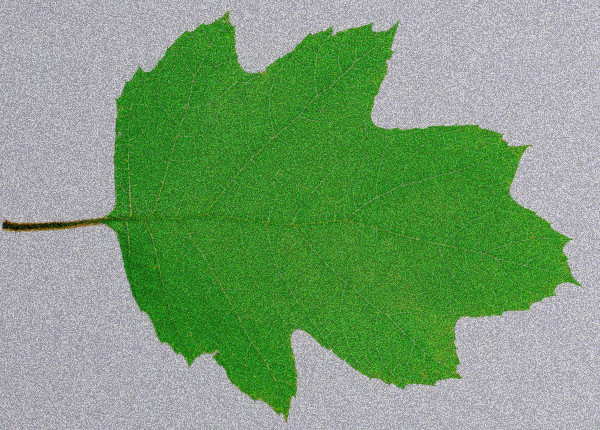
#> input picture imagens/0.jpg, 600 x 430 px
$ python app.py
#> lines starting #> are read from the running program, lines starting #| are printed output that depends on the picture
#no cmd instalar
# pip install opencv-python numpy matplotlib


import cv2 #OpenCV
import numpy as np
from matplotlib import pyplot as plt
from tkinter import Tk, filedialog

def carregar_imagem():
    root = Tk()
    root.withdraw()  # Esconde a janela principal

    # Abre o diálogo de seleção de arquivo
    caminho_da_imagem = filedialog.askopenfilename()
#> the answer given: ../imagens/0.jpg

    # Verifica se o usuário selecionou um arquivo
    if caminho_da_imagem:
        print(f'Caminho da Imagem: {caminho_da_imagem}')  # Adicione esta linha
        try:
            # Carrega a imagem usando o OpenCV com tratamento de codificação
            with open(caminho_da_imagem, 'rb') as f:
                byte_content = f.read()
            np_array = np.frombuffer(byte_content, dtype=np.uint8)
            imagem = cv2.imdecode(np_array, cv2.IMREAD_COLOR)
#> imagem is the input picture: shape (430, 600, 3); mean B, G, R 117.1, 157.9, 122.4

            # Verifica se a imagem foi carregada com sucesso
            if imagem is not None:
                # Retorna a imagem para a função chamadora
                return imagem
            else:
                print("Não foi possível carregar a imagem. Verifique o formato do arquivo.")
        except Exception as e:
            print(f"Erro ao carregar a imagem: {e}")

# Chama a função e armazena a imagem retornada em 'imagem_carregada'
imagem_carregada = carregar_imagem()

plt.imshow(cv2.cvtColor(imagem_carregada, cv2.COLOR_BGR2RGB))
plt.show()

# Converter a imagem para escala de cinza
gray = cv2.cvtColor(imagem_carregada, cv2.COLOR_BGR2GRAY)
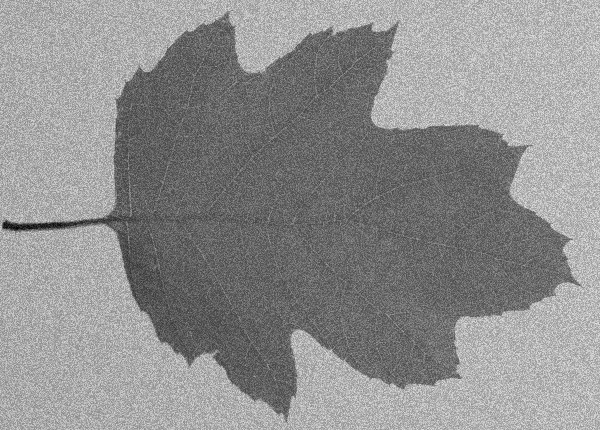
#> gray: shape (430, 600); min 4, max 236, mean 142.6

plt.subplot(131), plt.imshow(imagem_carregada[:, :, ::-1]), plt.title('Original')
plt.subplot(132), plt.imshow(imagem_carregada[:, :, ::1]), plt.title('bgr')
plt.subplot(133), plt.imshow(gray, cmap='gray'), plt.title('tom cinza')
# Mostre a figura
plt.show()
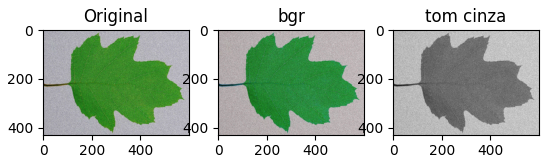
#> figure drawn by matplotlib, 3 panels; B, G, R data is drawn as R, G, B


#> (the run stopped early here; a loop or call above may not have finished)

$ run again, on imagens/10.jpg
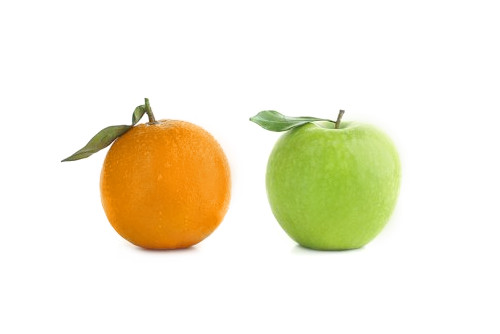
#> input picture imagens/10.jpg, 500 x 334 px
#> in carregar_imagem, imagem is the input picture: shape (334, 500, 3); mean B, G, R 218.1, 238.6, 243.3
#> `gray = cv2.cvtColor(imagem_carregada, cv2.COLOR_BGR2GRAY)`:
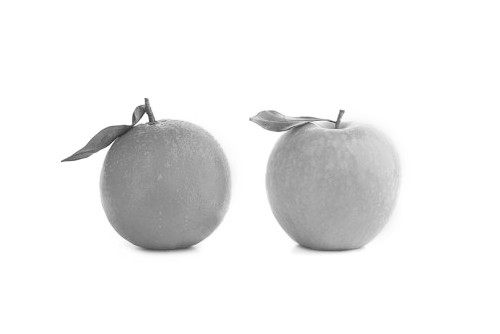
#> gray: shape (334, 500); min 42, max 255, mean 237.7
#> `plt.show()`:
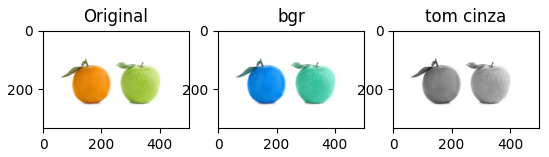
#> figure drawn by matplotlib, 3 panels; B, G, R data is drawn as R, G, B

$ run again, on imagens/11.jpg
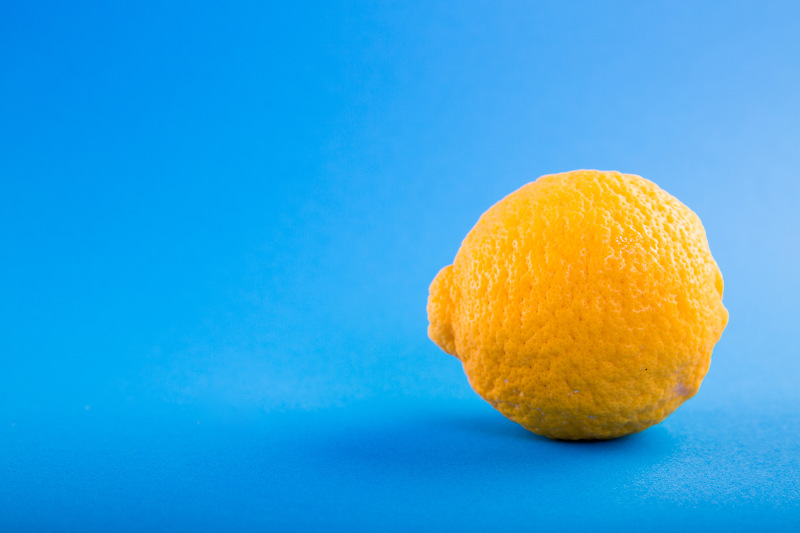
#> input picture imagens/11.jpg, 800 x 533 px
#> in carregar_imagem, imagem is the input picture: shape (533, 800, 3); mean B, G, R 208.7, 162.6, 61.8
#> `gray = cv2.cvtColor(imagem_carregada, cv2.COLOR_BGR2GRAY)`:
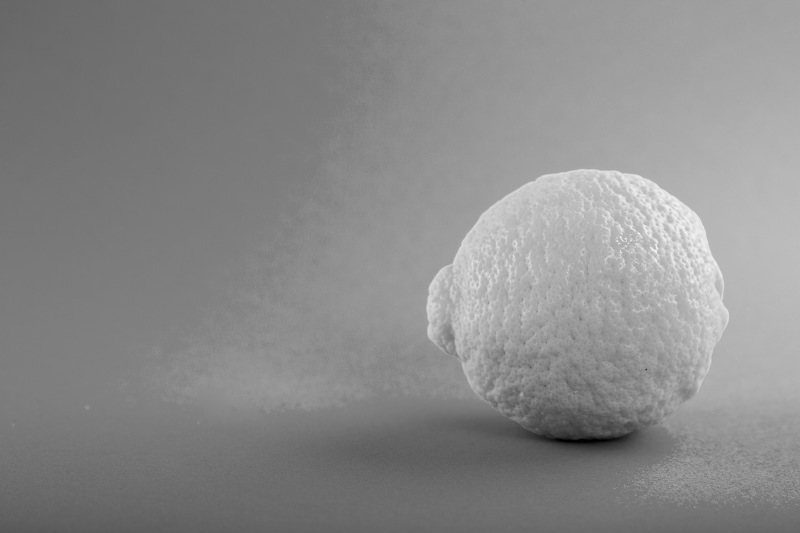
#> gray: shape (533, 800); min 0, max 246, mean 137.7
#> `plt.show()`:
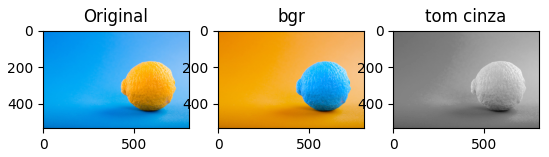
#> figure drawn by matplotlib, 3 panels; B, G, R data is drawn as R, G, B

$ run again, on imagens/2.jpg
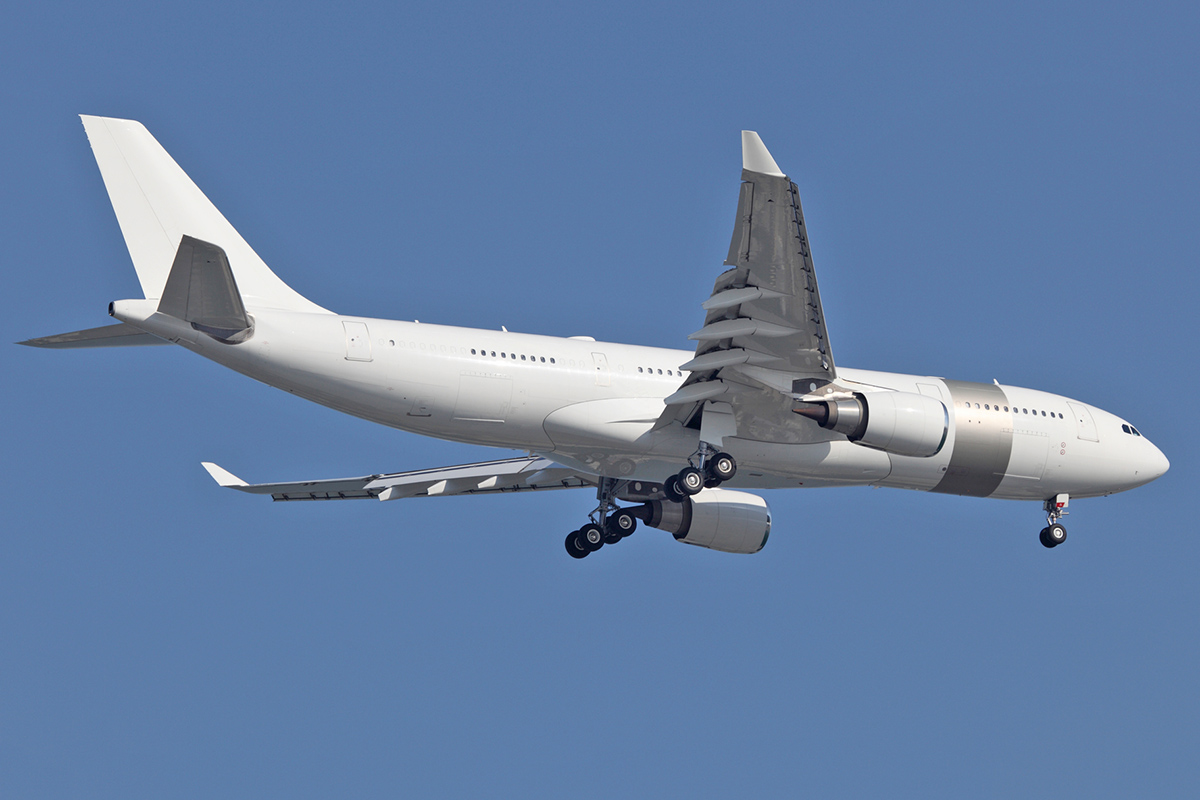
#> input picture imagens/2.jpg, 1200 x 800 px
#> in carregar_imagem, imagem is the input picture: shape (800, 1200, 3); mean B, G, R 165.3, 128, 101.4
#> `gray = cv2.cvtColor(imagem_carregada, cv2.COLOR_BGR2GRAY)`:
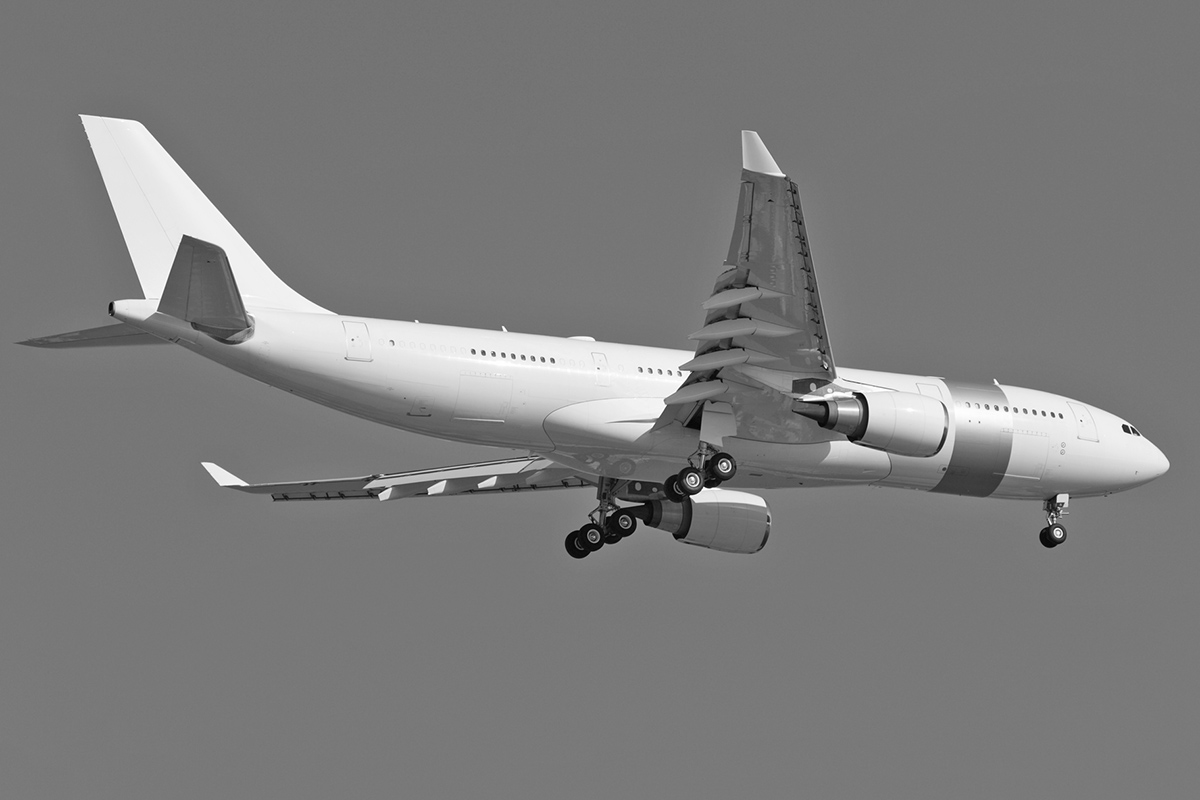
#> gray: shape (800, 1200); min 1, max 255, mean 124.2
#> `plt.show()`:
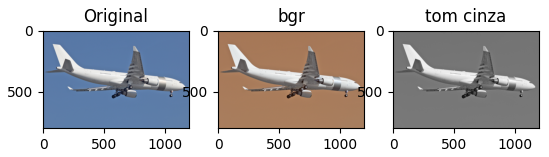
#> figure drawn by matplotlib, 3 panels; B, G, R data is drawn as R, G, B
